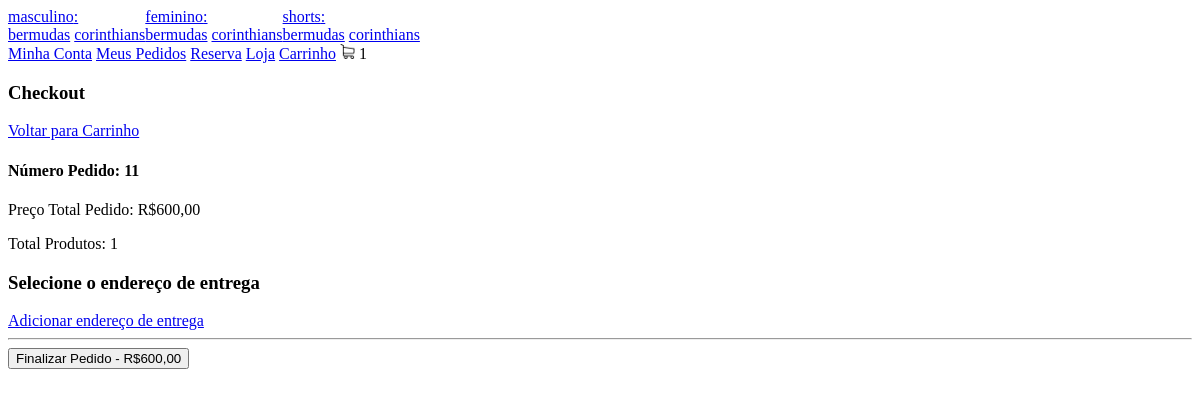
The app's page /checkout/ (signed in), older data.
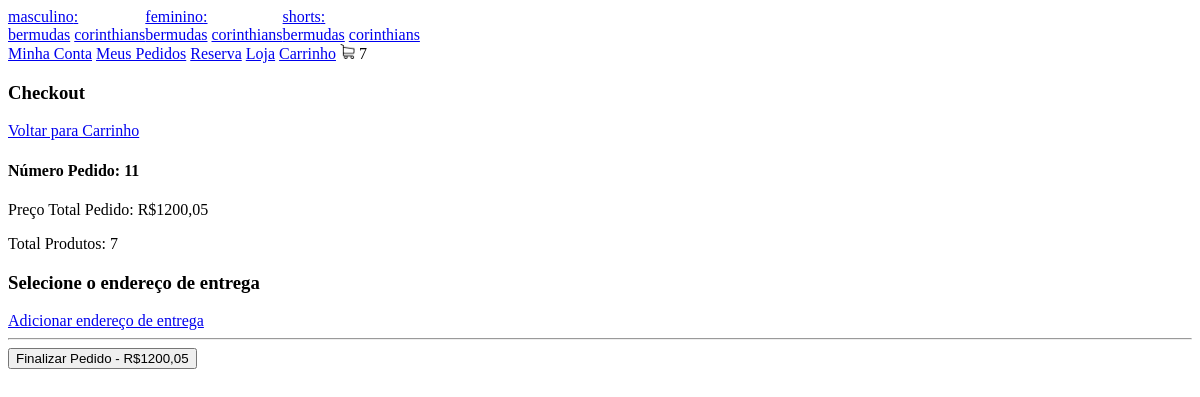
The same page, newer data.
### loja/models.py (models this page shows, shortened)
class Pedido(models.Model):
    cliente = models.ForeignKey(Cliente, null=True, blank=True,on_delete=models.SET_NULL)
    finalizado = models.BooleanField(default=False)
    codigoTransacao = models.CharField(max_length=200,null=True, blank=True)
    endereco = models.ForeignKey(Endereco, null=True, blank=True, on_delete=models.SET_NULL)
    dataFinalizacao = models.DateTimeField(null=True, blank=True)
    @property
    def quantidadeTotal(self):
        itemPedido = ItemPedido.objects.filter(pedido__id= self.id)
        qntTotal = sum([item.quantidade for item in itemPedido])
        return qntTotal
    @property
    def precoTotal(self):
        itemPedido = ItemPedido.objects.filter(pedido__id = self.id)
        preco = sum([item.precoTotal for item in itemPedido])
        return preco

class ItemPedido(models.Model):
    itemEstoque = models.ForeignKey(ItemEstoque, null=True, blank=True,on_delete=models.SET_NULL)
    cor = models.ForeignKey(Cor, null=True, blank=True,on_delete=models.SET_NULL)
    quantidade = models.IntegerField(default=0)
    pedido = models.ForeignKey(Pedido,null=True, blank=True, on_delete=models.SET_NULL)
    @property
    def precoTotal(self):
        return self.quantidade * self.itemEstoque.produto.preco

class ItemEstoque(models.Model):
    produto = models.ForeignKey(Produto, null=True, blank=True,on_delete=models.SET_NULL)
    nome = models.CharField(max_length=200,null=True, blank=True)
    tamanho = models.CharField(max_length=200,null=True, blank=True)
    cor= models.ForeignKey(Cor,null=True, blank=True, on_delete=models.SET_NULL)
    quantidade = models.IntegerField(null=True, blank=True)

class Produto(models.Model):
    imagem = models.ImageField()
    nome = models.CharField(max_length=200,null=True, blank=True)
    preco = models.DecimalField(max_digits = 10,decimal_places = 2)
    ativo = models.BooleanField(default='True')
    categoria = models.ForeignKey(Categoria, null=True, blank=True,on_delete=models.SET_NULL)
    tipo = models.ForeignKey(Tipo, null=True, blank=True,on_delete=models.SET_NULL)

### loja/views.py (the view)
# urls.py: path('checkout/', checkout, name='checkout'),
def checkout(request):
    if request.user.is_authenticated:
        cliente = request.user.cliente
    else:
        if request.COOKIES.get("idSessao"):
            idSessao = request.COOKIES.get("idSessao")
            cliente, criado = Cliente.objects.get_or_create(idSessao=idSessao)
        else:
            return redirect('loja')
    pedido, criado = Pedido.objects.get_or_create(cliente=cliente, finalizado=False)
    endereco = Endereco.objects.filter(cliente=cliente)
    context = {"pedido": pedido, "endereco": endereco}
    return render(request, 'checkout.html', context)

### loja/new_context.py (called while the page is built)
def carrinho(request):
    quantidadeProdutosCarrinho = 0
    if request.user.is_authenticated:
        cliente = request.user.cliente
    else:
        if request.COOKIES.get('idSessao'):
            idSessao = request.COOKIES.get('idSessao')
            cliente, criado = Cliente.objects.get_or_create(idSessao = idSessao)
        else:
            return {"quantidadeProdutosCarrinho": quantidadeProdutosCarrinho}
    pedido,criado = Pedido.objects.get_or_create(cliente=cliente, finalizado=False)
    itemPedido = ItemPedido.objects.filter(pedido=pedido)
    for item in itemPedido:
        quantidadeProdutosCarrinho += item.quantidade
    return {"quantidadeProdutosCarrinho": quantidadeProdutosCarrinho}

def categoriasTipo(request):
    categoriasBarra = Categoria.objects.all()
    tiposBarra = Tipo.objects.all()
    return {"categoriasBarra": categoriasBarra, "tiposBarra": tiposBarra}

### loja/templates/checkout.html (shortened to what this page needs)
{% extends 'base.html' %}
{% load static %}
{% block body %}
<h3>Checkout</h3>
<a href="{% url 'carrinho' %}">Voltar para Carrinho</a>
<h4>Número Pedido: {{ pedido.id }}</h4>
<p>Preço Total Pedido: R${{ pedido.precoTotal }}</p>
<p>Total Produtos: {{ pedido.quantidadeTotal }}</p>
<form method="POST" action="{% url 'finalizarPedido' pedido.id %}">
    <h3>Selecione o endereço de entrega</h3>
    <a href="{% url 'adicionarEndereco' %}">Adicionar endereço de entrega</a>
    <br>
    <hr>
    <button type="submit">Finalizar Pedido - R${{ pedido.precoTotal }}</button>
</form>
{% endblock %}

### loja/templates/navbar.html
{% load static %}
<nav>
    <div style="display: flex;">
        {% for categoria in categoriasBarra %}
        <div>
            <a href="{% url 'loja' %}{{ categoria.slug }}">{{ categoria.nome }}:</a>
            <br>
            {% for tipo in tiposBarra %}
                <a href="{% url 'loja' %}{{ categoria.slug }}-{{ tipo.slug }}">{{ tipo.nome }}</a>
            {% endfor %}
        </div>
        {% endfor %}
    </div>
    {% if request.user.is_authenticated %}
        <a href="{% url 'minhaconta' %}">Minha Conta</a>
    {% else %}
        <a href="{% url 'fazerLogin' %}">Login</a>
    {% endif %}
    <a href="{% url 'meusPedidos' %}">Meus Pedidos</a>
    <a href="{% url 'homepage' %}">Reserva</a>
    <a href="{% url 'loja' %}">Loja</a>
    <a href="{% url 'carrinho' %}">Carrinho</a>
    <img src="{% static 'images/carrinho.png' %}" alt="Carrinho" width="15" height="15">
    {{ quantidadeProdutosCarrinho }}
</nav>

Row changes from the older to the newer data that the page shows:
changed Pedido id 11: precoTotal "600,00" → "1200,05"; quantidadeTotal "1" → "7"
Text that changed along with them:
{{ quantidadeProdutosCarrinho }}: "1" → "7"
